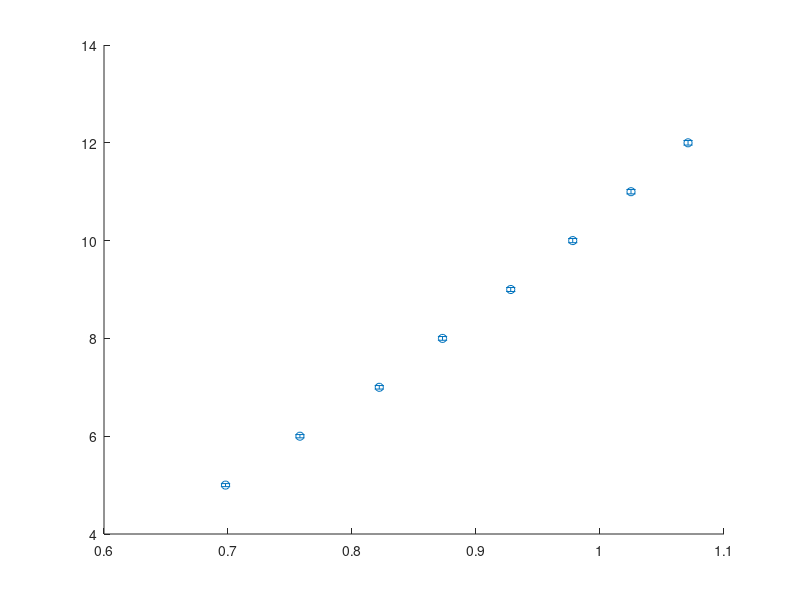

Write the MATLAB code that produced this figure. (Note: this script raises an error after producing the figure.)
V=[5;6;7;8;9;10;11;12];
I = [0.698;0.758;0.822;0.873;0.928;0.978;1.025;1.071];
sigmaV = 0.01;  sigmaI = 0.002;

% Design matrix for V = a I^2 + m I (+ b optional)
X = [I.^2, I];                % no intercept; use [I.^2, I, ones(size(I))] if you want +b

% 1) Unweighted init
beta = X \ V;                 % [a; m]  (or [a;m;b] if you added ones)
for k = 1:5                   % a few Gauss-Newton style refinements
    a = beta(1); m = beta(2);
    dVdI = 2*a*I + m;
    sigmaEff = sqrt( (sigmaV^2) + (dVdI.*sigmaI).^2 );
    w = 1./(sigmaEff.^2);     % n×1 weights
    % weighted least squares
    beta = (X'*(w.*X)) \ (X'*(w.*V));
end

a = beta(1); m = beta(2);
Vhat = X*beta;
res  = V - Vhat;

chi2 = sum((res./sigmaEff).^2);
N = numel(V); p = size(X,2); dof = N - p;
redchi2 = chi2/dof;  pval = 1 - chi2cdf(chi2, dof);

% parameter uncertainties
Cov = inv(X'*(w.*X));  se = sqrt(diag(Cov));

fprintf('Model V = a I^2 + m I\n');
fprintf('a = %.6g ± %.2g V/A^2\n', a, se(1));
fprintf('m = %.6g ± %.2g ohms\n',    m, se(2));
fprintf('chi2=%.3f, dof=%d, red chi2=%.3f, p=%.3f\n', chi2, dof, redchi2, pval);

% Plot + residuals
figure; errorbar(I,V,sigmaEff,'o','LineStyle','none'); hold on;
plot(I,Vhat,'-','LineWidth',1.5); grid on;
xlabel('I (A)'); ylabel('V (V)'); title('Lightbulb: V = a I^2 + m I');
legend('data (±σ_{eff})','fit','Location','best');